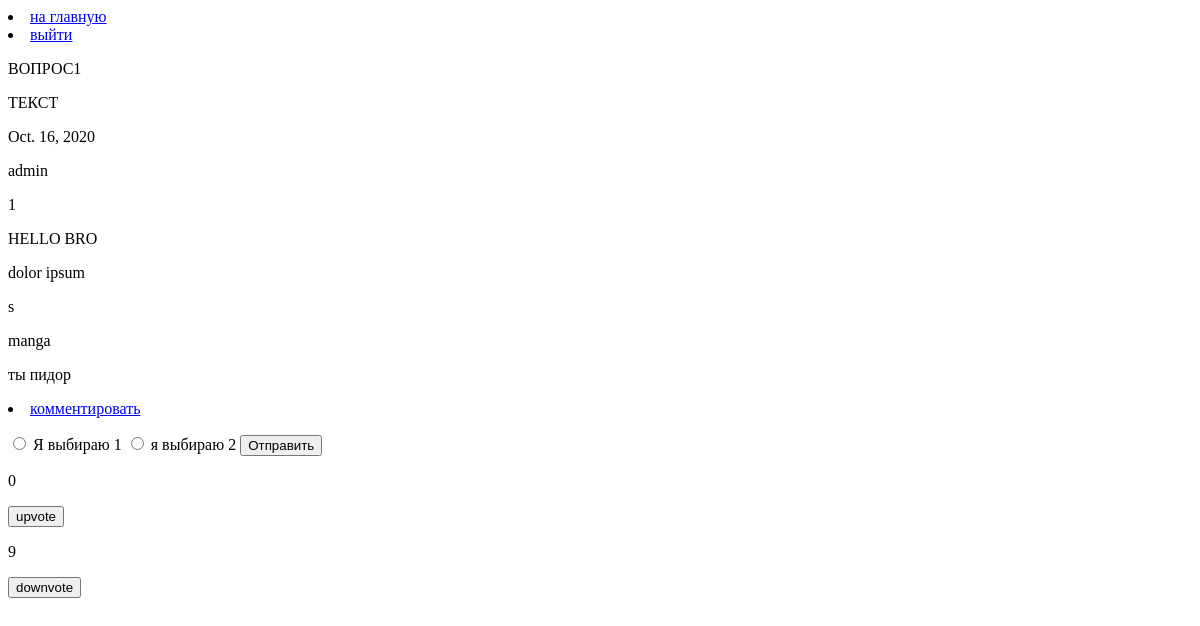
The page /1/ (signed in) on the database as committed earlier.
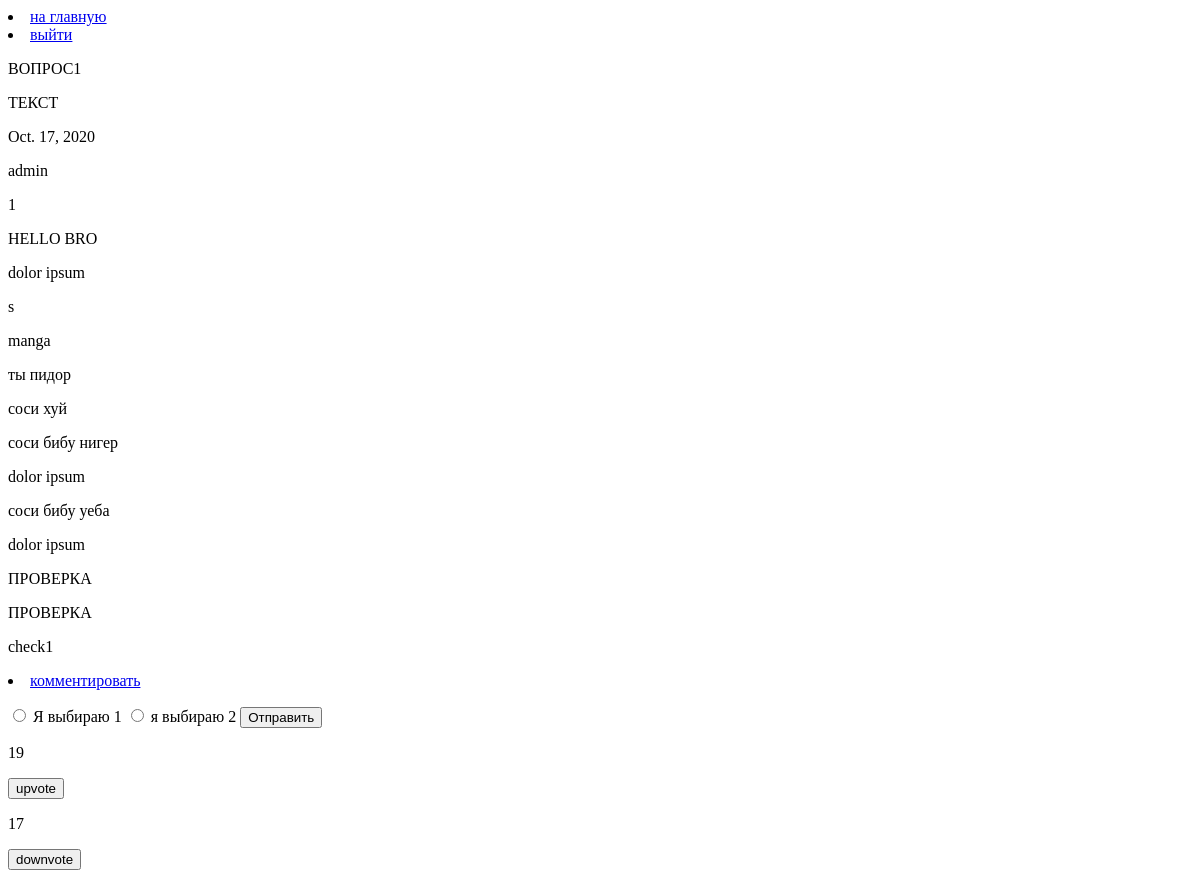
The same page on the database as committed later.
### blogapp/models.py (models this page shows, shortened)
class Question(models.Model):
    user = models.ForeignKey(User, on_delete=models.CASCADE)
    title = models.CharField(max_length = 100)
    text = models.TextField()
    pub_date = models.DateField(auto_now=True)
    upvotes = models.IntegerField(default = 0)
    downvotes = models.IntegerField(default = 0)

class Comment(models.Model):
    texts = models.TextField()
    post = models.ForeignKey(Question,related_name='comments',on_delete = models.CASCADE)

class Choice(models.Model):
    votepage = models.ForeignKey(Question, on_delete=models.CASCADE)
    choice_text = models.TextField()
    choice_value = models.BooleanField(default=0)
    votes = models.IntegerField(default = 0)

### blogapp/views.py (the view)
# urls.py: path('<int:question_id>/', views.details),
@login_required
def details(request, question_id):
    value = Question.objects.get(id = question_id)
    _question = get_object_or_404(Question, pk=question_id)
    c_list = Comment.objects.filter(post = value)
    ch_list = Choice.objects.filter(votepage = value)
    context = {'question': _question,'commentary_list':c_list,'choice_list':ch_list}
    return render(request, 'details.html', context)

### blogapp/templates/details.html (shortened to what this page needs)
{% extends "base.html" %}
{% block content %}
    <p>{{ question.title }}</p>
    <p>{{question.text}}</p>
    <p>{{question.pub_date }}</p>
    <p>{{question.user}}</p>
    <p>{{ question.id }}</p>
    <p>{{ question.comment}}
        {% for comment in commentary_list %}
            <p>{{comment.texts}}</p>
        {% endfor %}
    <li><a href = "comment/">комментировать</a></li>
    <p>
            <form method = "POST" action = "http://127.0.0.1:8000/{{question.id}}/select/">
                {% for choice in choice_list %}
                    <input type = 'radio' name = "choice" value = "{{choice.id}}">
                    <label>{{choice.choice_text}}</label>
                {% endfor %}
                <input type="submit" value="Отправить">
            </form>
            <p>
                <form method = "POST" action = "http://127.0.0.1:8000/{{question.id}}/upvote/">
                    <p>{{question.upvotes}}</p>
                <input type = "submit" value = "upvote">
                </form>
                <form method = "POST" action = "http://127.0.0.1:8000/{{question.id}}/downvote/">
                    <p>{{question.downvotes}}</p>
                <input type = "submit" value = "downvote">
                </form>
            </p>
    </p>
{% endblock %}

### blogapp/templates/base.html (shortened to what this page needs)
{% load static %}
<html>
<head>
</head>
<body>
    <li><a href = "http://127.0.0.1:8000/index">на главную</a></li>
    <li><a href = "http://127.0.0.1:8000/accounts/logout/">выйти</a></li>
    {% block content %}{% endblock %}
</body>
</html>

Rows that differ between the two databases and show on the page:
changed Question "ВОПРОС1": pub_date "Oct. 16, 2020" → "Oct. 17, 2020"; upvotes "0" → "19"; downvotes "9" → "17"
added Comment: texts "соси хуй"
added Comment: texts "соси бибу нигер"
added Comment: texts "dolor ipsum"
added Comment: texts "соси бибу уеба"
added Comment: texts "dolor ipsum"
added Comment: texts "ПРОВЕРКА"
added Comment: texts "ПРОВЕРКА"
added Comment: texts "check1"
